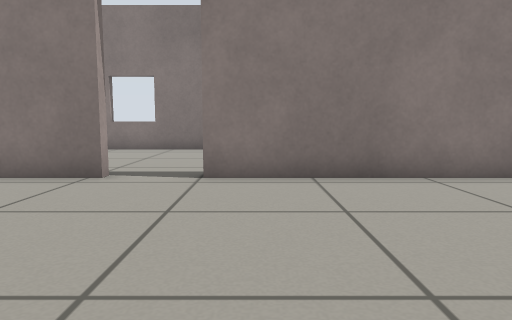
[1] (above)

16 first-person views from a walk through a world built for the Gazebo simulator. The camera is 0.5 m above the floor, tilts 6° down and sees 70° across. The floor is counted in squares, 0.5 m on a side. Each view is taken from the middle of a square. On the plan, view 1 faces up. The plan holds only what a view shows up to about 13 squares ahead; the rest is blank.

[2]
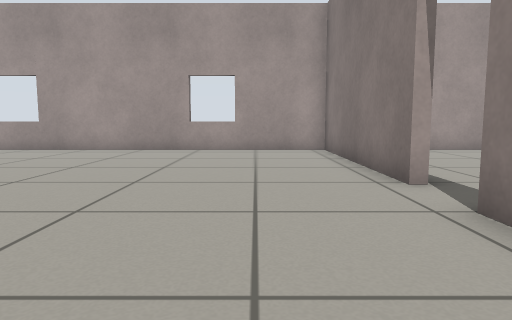

[3]
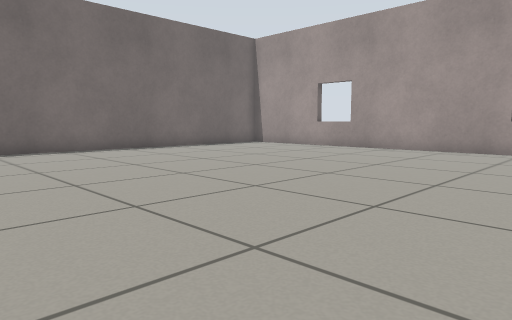

[4]
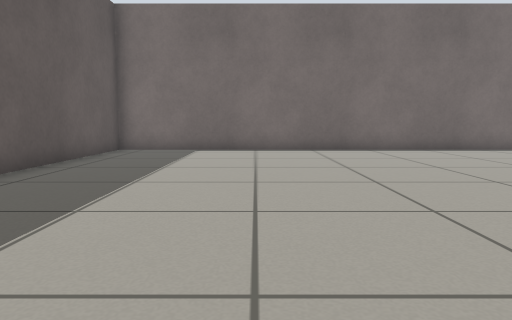

[5]
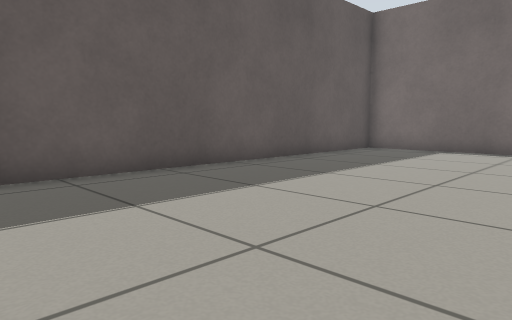

[6]
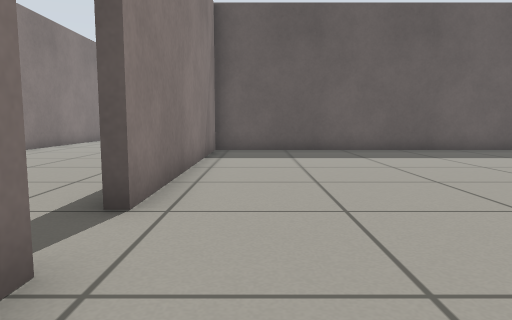

[7]
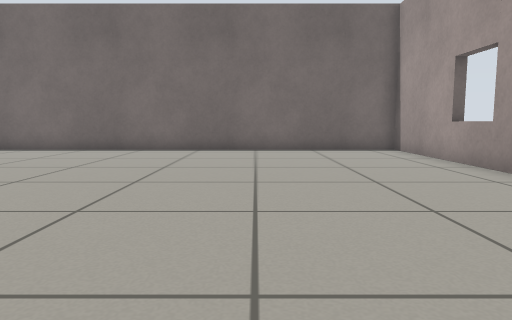

[8]
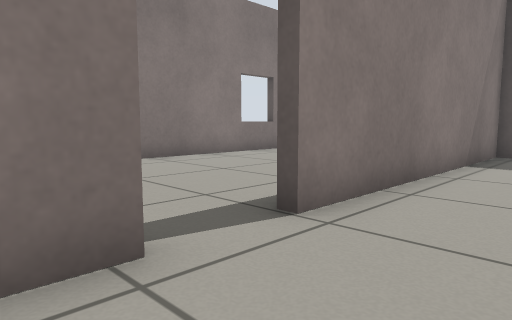

[9]
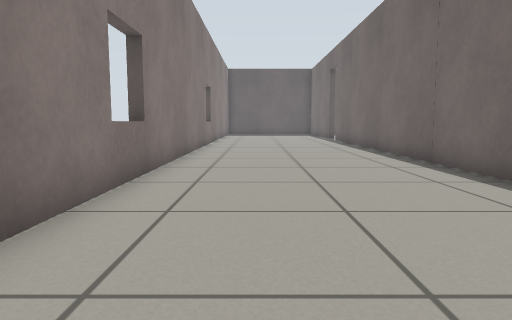

[10]
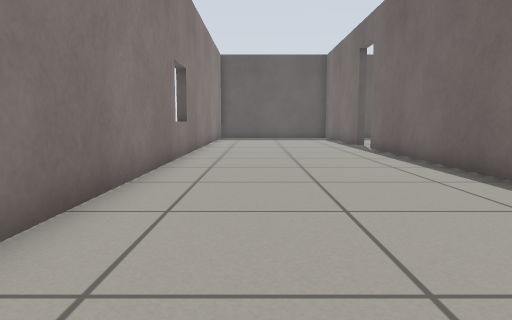

[11]
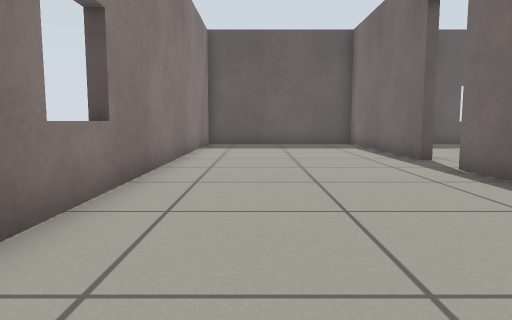

[12]
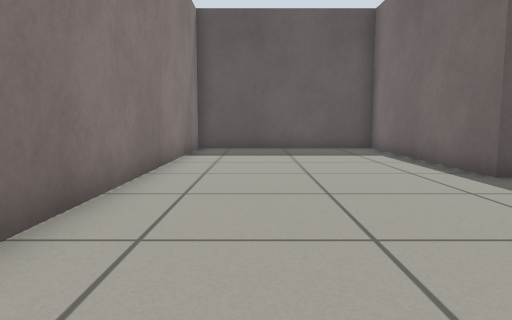

[13]
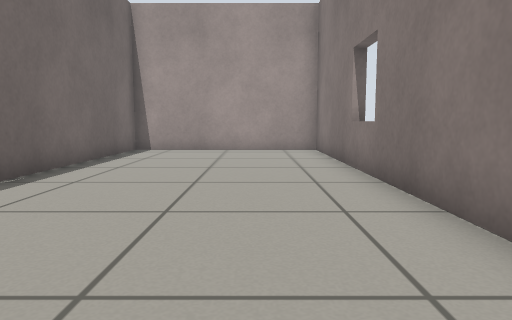

[14]
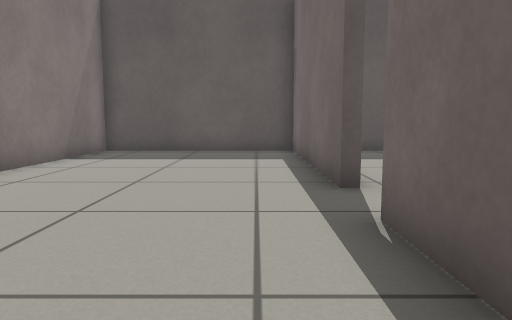

[15]
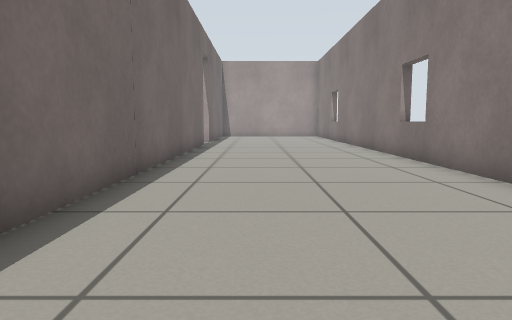

[16]
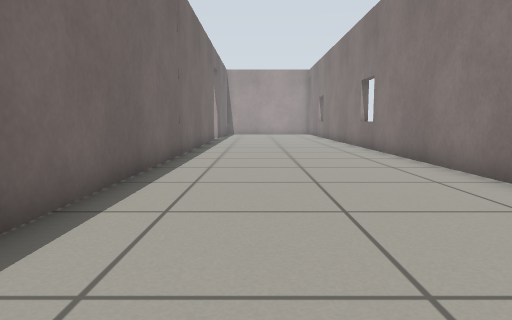

### Floor plan
Ten units are one square. View 1 is at (0, 0); x grows to the right and y downward. Boxes are objects, and circles mark ways between rooms. Rooms are numbered by the first view taken in them; rooms with no view inside come last. Other rooms are left out.
<svg viewBox="-104 -136 384 231">
<path fill="none" stroke="#000" d="M-26 -64 -99 -64 -99 90 78 90 78 -64 -10 -64M17 -67 187 -67M204 -67 275 -67 275 -131 -99 -131 -99 -67 -30 -67"/>
<circle cx="-17" cy="-67" r="3" fill="#2a7"/>
<text x="-10" y="10">1</text>
<text x="80" y="-100">2</text>
</svg>
Room 1 opens to room 2.

Where each view was taken, in squares from view 1:
view 1: 0 up, 0 right, facing up
view 2: 4 up, 3 right, facing left
view 3: 4 up, 3 right, facing down-left
view 4: 4 up, 3 right, facing down
view 5: 4 up, 1 right, facing down-right
view 6: 5 up, 5 left, facing right
view 7: 4 up, 5 left, facing down
view 8: 4 up, 4 left, facing up-right
view 9: 11 up, 1 left, facing right
view 10: 11 up, 5 right, facing right
view 11: 11 up, 11 right, facing right
view 12: 11 up, 14 right, facing right
view 13: 11 up, 3 right, facing left
view 14: 8 up, 15 right, facing right
view 15: 9 up, 15 right, facing left
view 16: 9 up, 19 right, facing left
